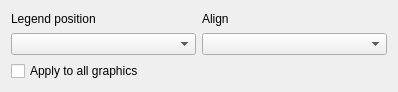
<?xml version="1.0" encoding="UTF-8"?>
<ui version="4.0">
 <class>LegendSettingsWidget</class>
 <widget class="QWidget" name="LegendSettingsWidget">
  <property name="geometry">
   <rect>
    <x>0</x>
    <y>0</y>
    <width>398</width>
    <height>92</height>
   </rect>
  </property>
  <property name="windowTitle">
   <string>Form</string>
  </property>
  <layout class="QVBoxLayout" name="verticalLayout_3">
   <item>
    <layout class="QHBoxLayout" name="horizontalLayout">
     <item>
      <layout class="QVBoxLayout" name="verticalLayout">
       <item>
        <widget class="QLabel" name="label">
         <property name="text">
          <string>Legend position</string>
         </property>
        </widget>
       </item>
       <item>
        <widget class="QComboBox" name="legendPositionComboBox"/>
       </item>
      </layout>
     </item>
     <item>
      <layout class="QVBoxLayout" name="verticalLayout_2">
       <item>
        <widget class="QLabel" name="label_2">
         <property name="text">
          <string>Align</string>
         </property>
        </widget>
       </item>
       <item>
        <widget class="QComboBox" name="legendAlignComboBox"/>
       </item>
      </layout>
     </item>
    </layout>
   </item>
   <item>
    <widget class="QCheckBox" name="applyToAllCheckBox">
     <property name="text">
      <string>Apply to all graphics</string>
     </property>
    </widget>
   </item>
  </layout>
 </widget>
 <resources/>
 <connections/>
</ui>
